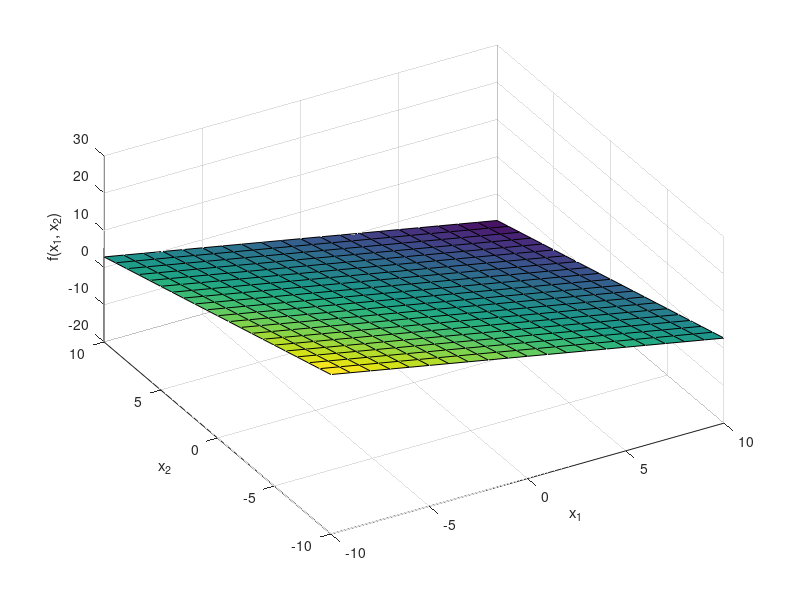

Write the MATLAB code that produced this figure. (Note: this script raises an error after producing the figure.)
%% Specify the high-dimensional example function (M = 2)
highDimensional = @(X,Y,C) (2 + 3 * C * sqrt(2)) - X - Y;

% Input mesh
[X, Y] = meshgrid(-10:1:10, -10:1:10);

%% Evaluate the function
Z = highDimensional(X,Y,0.2);

%% Create surface plot
x0 = 10;
y0 = 10;
width = 256;
height = 256;
set(gcf,'position',[x0, y0, width, height])

surf(X,Y,Z)
xlabel('x_1')
ylabel('x_2')
zlabel('f(x_1, x_2)')
view(-30, 50)

saveas(gcf, 'highDimensionalSurface.png')

%% Create contour plot
x0 = 10;
y0 = 10;
width = 256;
height = 256;
set(gcf,'position',[x0,y0,width,height])

contour(X,Y,Z,[-20:20])
hold on
xlabel('x_1')
ylabel('x_2')
contour(X, Y, Z, [0,0], 'Color', 'k', 'ShowText', 'on')
contour(X, Y, Z, [-15, -10, -5, 5, 10, 15], 'ShowText', 'on')
hold off

saveas(gcf, 'highDimensionalContour.png')
